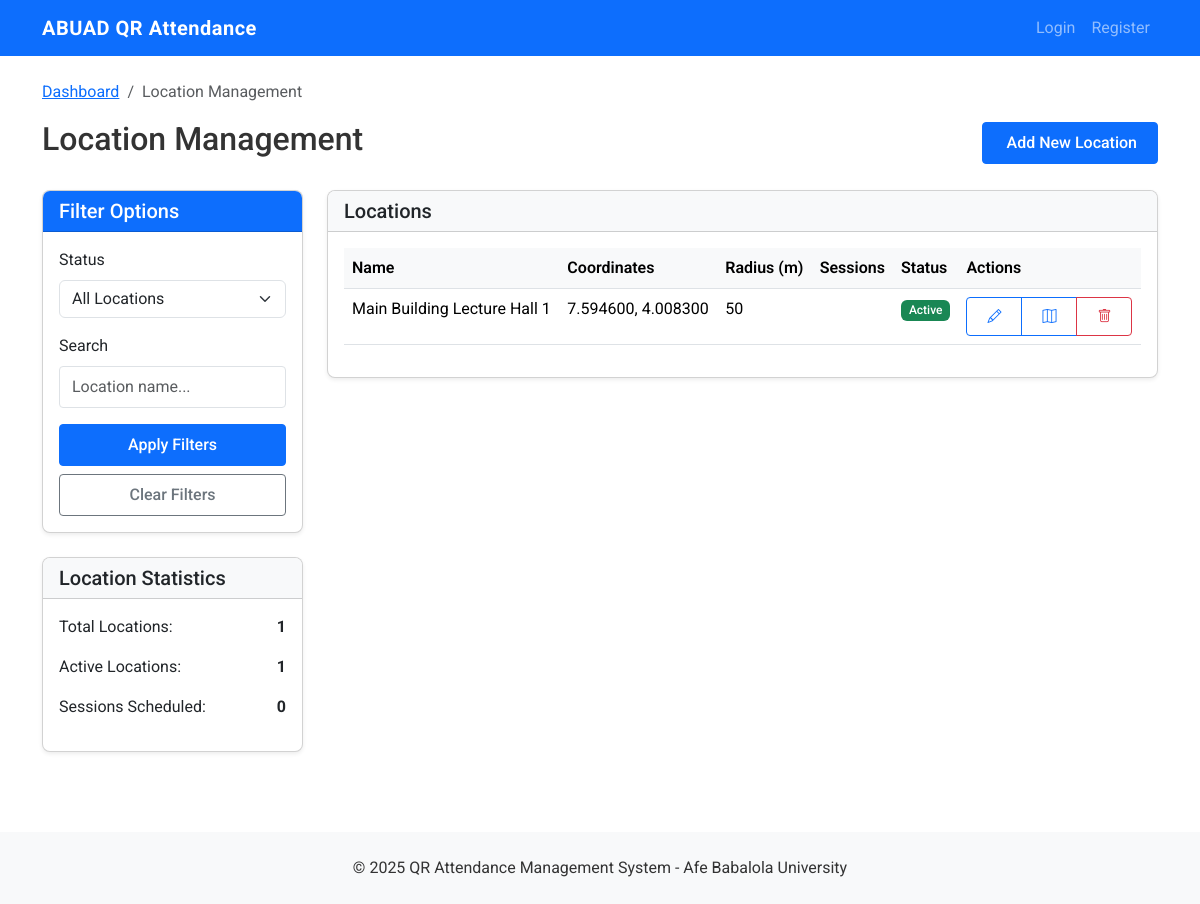
/location/manage/, run on the app's committed database.
### core/models.py (models this page shows, shortened)
class Location(models.Model):
    name = models.CharField(max_length=100)
    building = models.CharField(max_length=100)
    room_number = models.CharField(max_length=20, blank=True, null=True)
    latitude = models.DecimalField(max_digits=9, decimal_places=6)
    longitude = models.DecimalField(max_digits=9, decimal_places=6)
    radius = models.IntegerField(default=50, help_text="Radius in meters for geofencing")
    created_at = models.DateTimeField(auto_now_add=True)
    is_active = models.BooleanField(default=True)
    class Meta:
        unique_together = ['building', 'room_number']

### core/view_management.py (the view, shortened to what this page needs)
# urls.py: path('location/manage/', views.location_management, name='location_management'),
def location_management(request):
    status = request.GET.get('status')
    search_query = request.GET.get('search', '')
    locations = Location.objects.all()
    if status:
        if status == 'active':
            locations = locations.filter(is_active=True)
        elif status == 'inactive':
            locations = locations.filter(is_active=False)
    if search_query:
        locations = locations.filter(Q(name__icontains=search_query))
    paginator = Paginator(locations, 10)  # Show 10 locations per page
    page_number = request.GET.get('page')
    page_obj = paginator.get_page(page_number)
    context = {
        'locations': page_obj,
        'total_locations': locations.count(),
        'active_locations': locations.filter(is_active=True).count(),
        'total_sessions': 0,  # Replace with actual session count if applicable
        'status': status,
        'search_query': search_query,
        'is_paginated': page_obj.has_other_pages(),
        'page_obj': page_obj,
    }
    return render(request, 'core/management/location_management.html', context)

### templates/core/management/location_management.html (shortened to what this page needs)
{% extends 'base.html' %}
{% load django_bootstrap5 %}
{% block content %}
<div class="row">
    <div class="col-md-12 mb-4">
        <nav aria-label="breadcrumb">
            <ol class="breadcrumb">
                <li class="breadcrumb-item"><a href="{% url 'dashboard' %}">Dashboard</a></li>
                <li class="breadcrumb-item active" aria-current="page">Location Management</li>
            </ol>
        </nav>
        <div class="d-flex justify-content-between align-items-center">
            <h2>Location Management</h2>
            <div>
                <button type="button" class="btn btn-primary" data-bs-toggle="modal" data-bs-target="#createLocationModal">
                     Add New Location
                </button>
            </div>
        </div>
    </div>
</div>
<div class="row">
    <div class="col-md-3 mb-4">
        <div class="card shadow-sm">
            <div class="card-header bg-primary text-white">
                <h5 class="mb-0">Filter Options</h5>
            </div>
            <div class="card-body">
                <form method="get" action="{% url 'location_management' %}">
                    <div class="mb-3">
                        <label for="status" class="form-label">Status</label>
                        <select class="form-select" id="status" name="status">
                            <option value="">All Locations</option>
                        </select>
                    </div>
                    <div class="mb-3">
                        <label for="search" class="form-label">Search</label>
                        <input type="text" class="form-control" id="search" name="search" placeholder="Location name..." value="{{ search_query }}">
                    </div>
                    <div class="d-grid gap-2">
                        <button type="submit" class="btn btn-primary">Apply Filters</button>
                        <a href="{% url 'location_management' %}" class="btn btn-outline-secondary">Clear Filters</a>
                    </div>
                </form>
            </div>
        </div>
        <div class="card shadow-sm mt-4">
            <div class="card-header bg-light">
                <h5 class="mb-0">Location Statistics</h5>
            </div>
            <div class="card-body">
                <div class="mb-3">
                    <div class="d-flex justify-content-between">
                        <span>Total Locations:</span>
                        <strong>{{ total_locations }}</strong>
                    </div>
                </div>
                <div class="mb-3">
                    <div class="d-flex justify-content-between">
                        <span>Active Locations:</span>
                        <strong>{{ active_locations }}</strong>
                    </div>
                </div>
                <div class="mb-3">
                    <div class="d-flex justify-content-between">
                        <span>Sessions Scheduled:</span>
                        <strong>{{ total_sessions }}</strong>
                    </div>
                </div>
            </div>
        </div>
    </div>
    <div class="col-md-9 mb-4">
        <div class="card shadow-sm">
            <div class="card-header bg-light">
                <h5 class="mb-0">Locations</h5>
            </div>
            <div class="card-body">
                {% if locations %}
                    <div class="table-responsive">
                        <table class="table table-hover">
                            <thead>
                                <tr>
                                    <th>Name</th>
                                    <th>Coordinates</th>
                                    <th>Radius (m)</th>
                                    <th>Sessions</th>
                                    <th>Status</th>
                                    <th>Actions</th>
                                </tr>
                            </thead>
                            <tbody>
                                {% for location in locations %}
                                <tr>
                                    <td>{{ location.name }}</td>
                                    <td>{{ location.latitude }}, {{ location.longitude }}</td>
                                    <td>{{ location.radius }}</td>
                                    <td>{{ location.session_count }}</td>
                                    <td>
                                        {% if location.is_active %}
                                            <span class="badge bg-success">Active</span>
                                        {% else %}
                                            <span class="badge bg-secondary">Inactive</span>
                                        {% endif %}
                                    </td>
                                    <td>
                                        <div class="btn-group btn-group-sm" role="group">
                                            <button type="button" class="btn btn-outline-primary edit-location-btn"
                                                    data-bs-toggle="modal" data-bs-target="#editLocationModal"
                                                    data-location-id="{{ location.id }}"
                                                    data-name="{{ location.name }}"
                                                    data-latitude="{{ location.latitude }}"
                                                    data-longitude="{{ location.longitude }}"
                                                    data-radius="{{ location.radius }}"
                                                    data-is-active="{{ location.is_active|yesno:'true,false' }}"
                                                    title="Edit Location">
                                                <i class="bi bi-pencil"></i>
                                            </button>
                                            <button type="button" class="btn btn-outline-primary view-map-btn"
                                                    data-bs-toggle="modal" data-bs-target="#viewMapModal"
                                                    data-location-id="{{ location.id }}"
                                                    data-name="{{ location.name }}"
                                                    data-latitude="{{ location.latitude }}"
                                                    data-longitude="{{ location.longitude }}"
                                                    data-radius="{{ location.radius }}"
                                                    title="View on Map">
                                                <i class="bi bi-map"></i>
                                            </button>
                                            <button type="button" class="btn btn-outline-danger delete-location-btn"
                                                    data-bs-toggle="modal" data-bs-target="#deleteLocationModal"
                                                    data-location-id="{{ location.id }}"
                                                    data-location-name="{{ location.name }}"
                                                    title="Delete Location">
                                                <i class="bi bi-trash"></i>
                                            </button>
                                        </div>
                                    </td>
                                </tr>
                                {% endfor %}
                            </tbody>
                        </table>
                    </div>
                {% else %}
                    <p class="text-center text-muted">No locations found matching the selected criteria.</p>
                {% endif %}
            </div>
        </div>
    </div>
</div>
{% endblock %}
{% block extra_js %}
<link rel="stylesheet" href="https://unpkg.com/leaflet@1.7.1/dist/leaflet.css" />
{% endblock %}

### static/css/custom.css (style rules this page uses)
body { font-family: 'Roboto', sans-serif; color: #333; }
.card { border-radius: 0.5rem; overflow: hidden; transition: all 0.3s ease; }
.card-header { font-weight: 600; }
.btn { border-radius: 0.25rem; padding: 0.5rem 1.25rem; font-weight: 500; }
.btn-primary { background-color: #0d6efd; border-color: #0d6efd; }
.form-control { border-radius: 0.25rem; padding: 0.5rem 0.75rem; }
.table th { font-weight: 600; background-color: #f8f9fa; }
.badge { font-weight: 500; padding: 0.35em 0.65em; }

### data on the page
Location: name "Main Building Lecture Hall 1", latitude "7.594600", longitude "4.008300", radius "50", is_active "Active"

### other printed values
{{ total_locations }} "1"
{{ active_locations }} "1"
{{ total_sessions }} "0"
